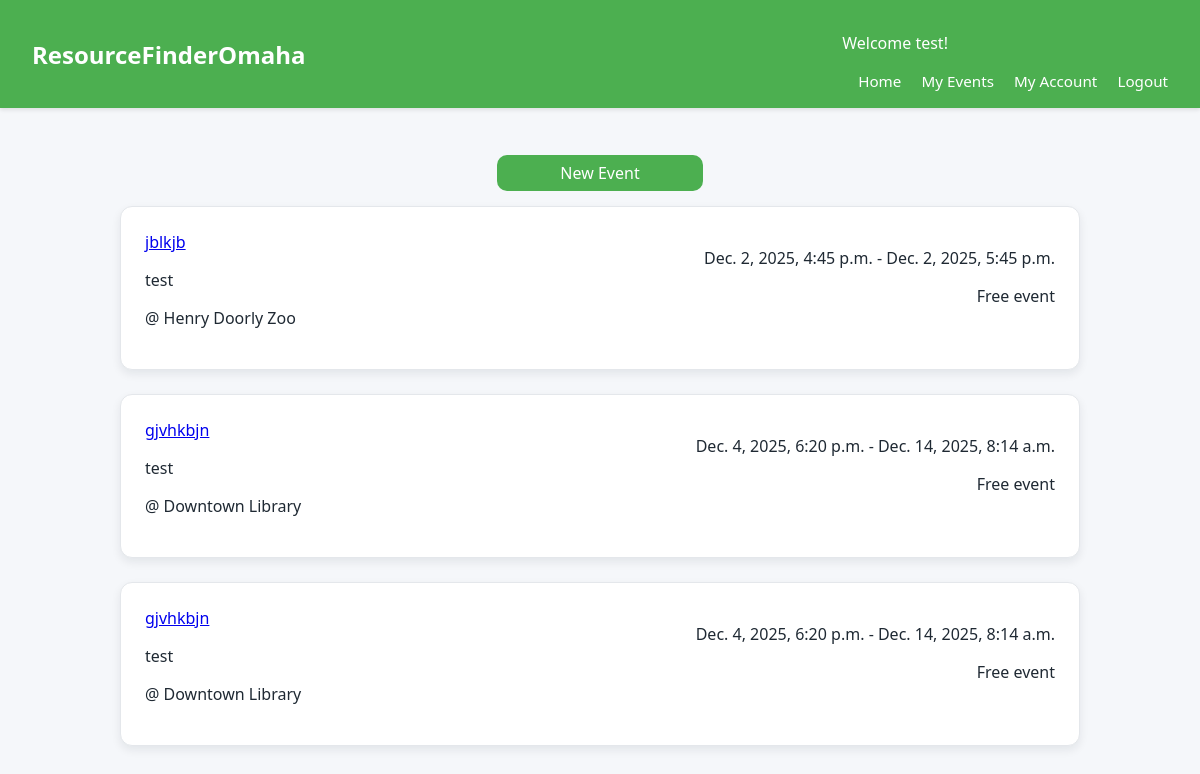
The page /myevents/ (signed in) on the database its author committed.
### events/models.py (models this page shows, shortened)
class TimeStamped(models.Model):
    created_at = models.DateTimeField(auto_now_add=True)
    updated_at = models.DateTimeField(auto_now=True)
    class Meta:
        abstract = True

class Event(TimeStamped):
    org = models.ForeignKey(Organization, on_delete=models.CASCADE, related_name="events")
    title = models.CharField(max_length=200)
    description = models.TextField(blank=True)
    start_at = models.DateTimeField()
    end_at = models.DateTimeField(null=True, blank=True)
    location = models.ForeignKey(Location, on_delete=models.PROTECT, related_name="events")
    is_free = models.BooleanField(default=True)
    url = models.URLField(blank=True)
    capacity = models.PositiveIntegerField(null=True, blank=True)
    categories = models.ManyToManyField(Category, related_name="events", blank=True)
    is_published = models.BooleanField(default=True)
    class Meta:
        indexes = [
            models.Index(fields=["start_at"]),
            models.Index(fields=["is_published"]),
        ]
        ordering = ["start_at"]

class Organization(TimeStamped):
    org = models.OneToOneField(User, on_delete=models.CASCADE) # link extra info to user
    name = models.CharField(max_length=150, unique=True)
    description = models.TextField(blank=True)
    website = models.URLField(blank=True)
    email = models.EmailField(blank=True)
    phone = models.CharField(max_length=30, blank=True)
    is_verified = models.BooleanField(default=False)

class Location(TimeStamped):
    name = models.CharField(max_length=120, blank=True)
    address1 = models.CharField(max_length=200, blank=True)
    address2 = models.CharField(max_length=200, blank=True)
    city = models.CharField(max_length=80, default="Omaha")
    state = models.CharField(max_length=2, default="NE")
    postal_code = models.CharField(max_length=15, blank=True)
    latitude = models.FloatField(null=True, blank=True)
    longitude = models.FloatField(null=True, blank=True)

### events/views.py (the view)
# urls.py: path('myevents/', event_views.myevents, name='myevents'),
def myevents(request):
    user = request.user
    is_org = request.user.groups.filter(name='Organizations').exists()
    if not is_org:
        regs = Registration.objects.filter(user=user, status='registered')
        events = [r.event for r in regs]
        context = {
            "events" : events,
            "is_org" : is_org,
            'registrations' : regs
        }
    else:
        my_events = list(Event.objects.filter(org=user.organization))
        context = {
            'orgevents' : my_events,
            'is_org' : is_org,
        }
    return render(request, 'myevents.html', context)

### events/templates/myevents.html (shortened to what this page needs)
{% extends "base.html" %}
{% block content %}
{% if is_org %}
<div style="display: flex; justify-content: center;">
    <a class="register-button" href="{% url 'addEvent' %}">New Event</a>
</div>
<div>
{% if orgevents %}
    {% for event in orgevents %}
            <div class="search-card two-columns">
            <div>
                <a href="{% url 'viewEvent' event.id %}">{{event.title}}</a>
                <p>{{event.org.name}}</p>
                <p>@ {{event.location.name}}</p>
            </div>
            <div>
                <p style="text-align: right;">{{event.start_at}} - {{event.end_at}}</p>
                <p style="text-align: right;">
                    {% if event.is_free %}
                        Free event
                    {% else %}
                        Paid event
                    {% endif %}
                </p>
            </div>
            </div>
    {% endfor %}
{% else %}
    <div class="search-card"><p>You haven't created any events.</p></div>
{% endif %}
</div>
{% endif %}
{% endblock %}

### events/templates/base.html (shortened to what this page needs)
<!doctype html>
<html lang="en">
<head>
</head>
<body>
  <header>
    <div class="logo">ResourceFinderOmaha</div>
    <nav>
      <p class="hello-name">Welcome {{ user.username }}!</p>
      <a href="{% url 'home' %}">Home</a>
      <a href="{% url 'myevents' %}">My Events</a>
      <a href="#">My Account</a>
      {% if user.is_authenticated %}
        <a href="{% url 'logout' %}">Logout</a>
      {% else %}
        <a href="{% url 'login' %}">Login</a>
      {% endif %}
    </nav>
  </header>
  <main>
    {% block content %}{% endblock %}
  </main>
</body>
</html>

### events/templates/base.html (style rules this page uses)
body { margin: 0; font-family: system-ui, -apple-system, BlinkMacSystemFont, "Segoe UI", sans-serif; background: #f5f7fa; color: #1f2933; }
header { background: #4CAF50; color: white; padding: 1rem 2rem; box-shadow: 0 2px 4px rgba(0,0,0,0.1); display: flex; align-items: center; justify-content: space-between; }
header .logo { font-size: 1.5rem; font-weight: 700; }
header nav a { color: white; text-decoration: none; margin-left: 1rem; font-size: 0.95rem; }
main { max-width: 960px; margin: 2rem auto; padding: 0 1rem 3rem; }
.search-card { background: white; padding: 1.5rem; border-radius: 0.75rem; box-shadow: 0 4px 10px rgba(15, 23, 42, 0.08); margin-bottom: 1.5rem; border: 1px solid #e4e7eb; }
.register-button { padding: 7px; border-radius: 10px; margin-top: 15px; margin-bottom: 15px; border: none; color: white; cursor: pointer; background-color: #4CAF50; width: 20%; font-size: 16px; text-decoration: none; text-align: center; }
.two-columns { display: flex; gap: 1.5rem; }
.two-columns > div { flex: 1; }

### rows shown on the page
Event: title "jblkjb", org.name "test", location.name "Henry Doorly Zoo", start_at "Dec. 2, 2025, 4:45 p.m.", end_at "Dec. 2, 2025, 5:45 p.m.", is_free "Free event"
Event: title "gjvhkbjn", org.name "test", location.name "Downtown Library", start_at "Dec. 4, 2025, 6:20 p.m.", end_at "Dec. 14, 2025, 8:14 a.m.", is_free "Free event"
Event: title "gjvhkbjn", org.name "test", location.name "Downtown Library", start_at "Dec. 4, 2025, 6:20 p.m.", end_at "Dec. 14, 2025, 8:14 a.m.", is_free "Free event"

### other values the page prints
{{ user.username }} "test"
